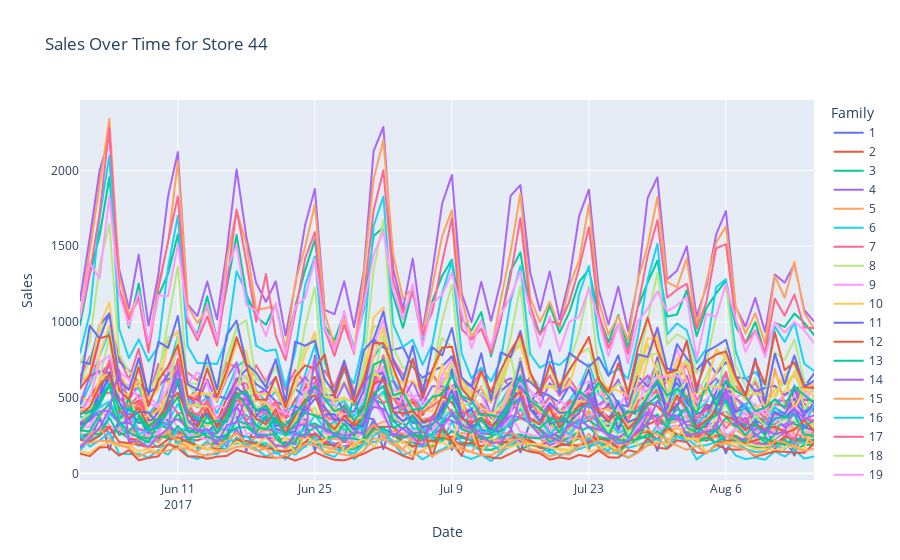

Write notebook code for a chart like this one.
### Code cell
# Plot using Plotly
fig = px.line(avg_sales, x='date', y='avg_sales', color='store_nbr', title='Sales Over Time')

# Update layout
fig.update_layout(
    xaxis_title='Date',
    yaxis_title='Sales',
    title='Sales Over Time for Store 44',
    legend_title='Family'
)

# Show the plot
fig.show()
